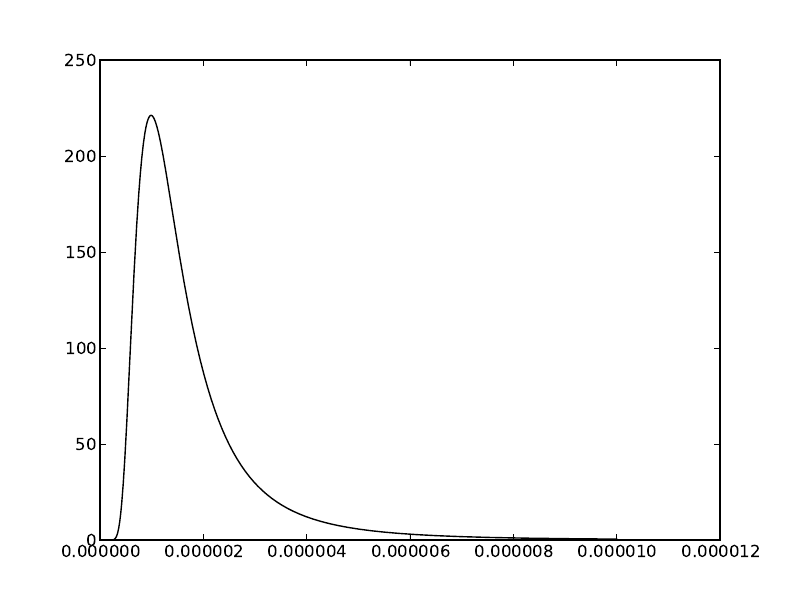

The Python source for this figure:
import numpy as np
import matplotlib.pyplot as plt
import scipy as sp
from scipy.optimize import curve_fit

x = np.arange(1e-12, 10e-6 + 1e-12, .01e-6)
x2 = np.arange(-10 + .01, 10 + .01, .1)

c = 299792458.
k = 1.3806503e-23
T = 2930.15
h = 6.62606876e-34
ch = 1.98644544e-25

function = lambda l: 1 / 1e9 * 1 / 2 * (c * ch / (l ** 5)) / (np.e ** (ch / (k * l * T)) - 1)
#function2 = lambda l: 1/ l ** 5 / (np.e ** (1 / l) - 1 )

plt.plot(x, function(x), 'k-')
plt.savefig("plot.pdf")
plt.clf()